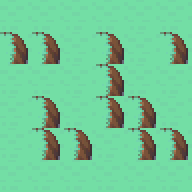

Below is a game level as drawn by its tile map, then a one-line description and the .tmx file that defines it, in full:
An orthogonal 6x6 tile map with 32x32 px tiles, 2 tile layers (Tile Layer 1, Tile Layer 2).

<map version="1.0" orientation="orthogonal" renderorder="right-down" width="6" height="6" tilewidth="32" tileheight="32" nextobjectid="1">
 <tileset firstgid="1" name="terrain_atlas" tilewidth="32" tileheight="32">
  <image source="terrain_atlas.png" width="256" height="8671" />
 </tileset>
 <layer name="Tile Layer 1" width="6" height="6">
  <data>
   <tile gid="1" />
   <tile gid="1" />
   <tile gid="1" />
   <tile gid="1" />
   <tile gid="1" />
   <tile gid="1" />
   <tile gid="1" />
   <tile gid="1" />
   <tile gid="1" />
   <tile gid="1" />
   <tile gid="1" />
   <tile gid="1" />
   <tile gid="1" />
   <tile gid="1" />
   <tile gid="1" />
   <tile gid="1" />
   <tile gid="1" />
   <tile gid="1" />
   <tile gid="1" />
   <tile gid="1" />
   <tile gid="1" />
   <tile gid="1" />
   <tile gid="1" />
   <tile gid="1" />
   <tile gid="1" />
   <tile gid="1" />
   <tile gid="1" />
   <tile gid="1" />
   <tile gid="1" />
   <tile gid="1" />
   <tile gid="1" />
   <tile gid="1" />
   <tile gid="1" />
   <tile gid="1" />
   <tile gid="1" />
   <tile gid="1" />
  </data>
 </layer>
 <layer name="Tile Layer 2" width="6" height="6">
  <data>
   <tile gid="0" />
   <tile gid="0" />
   <tile gid="0" />
   <tile gid="0" />
   <tile gid="0" />
   <tile gid="0" />
   <tile gid="134" />
   <tile gid="134" />
   <tile gid="0" />
   <tile gid="134" />
   <tile gid="0" />
   <tile gid="134" />
   <tile gid="0" />
   <tile gid="0" />
   <tile gid="0" />
   <tile gid="134" />
   <tile gid="0" />
   <tile gid="0" />
   <tile gid="0" />
   <tile gid="134" />
   <tile gid="0" />
   <tile gid="134" />
   <tile gid="134" />
   <tile gid="0" />
   <tile gid="0" />
   <tile gid="134" />
   <tile gid="134" />
   <tile gid="0" />
   <tile gid="134" />
   <tile gid="134" />
   <tile gid="0" />
   <tile gid="0" />
   <tile gid="0" />
   <tile gid="0" />
   <tile gid="0" />
   <tile gid="0" />
  </data>
 </layer>
</map>